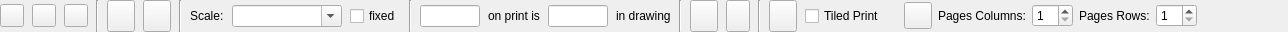
<?xml version="1.0" encoding="UTF-8"?>
<ui version="4.0">
 <class>LC_PrintPreviewOptionsWidget</class>
 <widget class="QWidget" name="LC_PrintPreviewOptionsWidget">
  <property name="geometry">
   <rect>
    <x>0</x>
    <y>0</y>
    <width>1288</width>
    <height>32</height>
   </rect>
  </property>
  <property name="sizePolicy">
   <sizepolicy hsizetype="Maximum" vsizetype="Fixed">
    <horstretch>0</horstretch>
    <verstretch>0</verstretch>
   </sizepolicy>
  </property>
  <property name="windowTitle">
   <string>Print Preview Options</string>
  </property>
  <property name="toolTip">
   <string>Landscape Orientation</string>
  </property>
  <layout class="QHBoxLayout" name="horizontalLayout">
   <property name="spacing">
    <number>8</number>
   </property>
   <property name="leftMargin">
    <number>0</number>
   </property>
   <property name="topMargin">
    <number>0</number>
   </property>
   <property name="rightMargin">
    <number>0</number>
   </property>
   <property name="bottomMargin">
    <number>0</number>
   </property>
   <item>
    <widget class="QToolButton" name="tbLandscape">
     <property name="toolTip">
      <string>Landscape Orientation of paper</string>
     </property>
     <property name="text">
      <string/>
     </property>
     <property name="icon">
      <iconset resource="../../../../res/icons/icons.qrc">
       <normaloff>:/icons/page_landscape.lci</normaloff>:/icons/page_landscape.lci</iconset>
     </property>
     <property name="checkable">
      <bool>true</bool>
     </property>
    </widget>
   </item>
   <item>
    <widget class="QToolButton" name="tbPortait">
     <property name="toolTip">
      <string>Portrait Orientation of paper</string>
     </property>
     <property name="text">
      <string/>
     </property>
     <property name="icon">
      <iconset resource="../../../../res/icons/icons.qrc">
       <normaloff>:/icons/page_portait.lci</normaloff>:/icons/page_portait.lci</iconset>
     </property>
     <property name="checkable">
      <bool>true</bool>
     </property>
    </widget>
   </item>
   <item>
    <widget class="QToolButton" name="tbSettings">
     <property name="toolTip">
      <string>Drawing Settings</string>
     </property>
     <property name="text">
      <string/>
     </property>
     <property name="icon">
      <iconset resource="../../../../res/icons/icons.qrc">
       <normaloff>:/icons/drawing_settings.lci</normaloff>:/icons/drawing_settings.lci</iconset>
     </property>
    </widget>
   </item>
   <item>
    <widget class="Line" name="line_3">
     <property name="orientation">
      <enum>Qt::Orientation::Vertical</enum>
     </property>
    </widget>
   </item>
   <item>
    <widget class="QToolButton" name="bScaleLineWidth">
     <property name="sizePolicy">
      <sizepolicy hsizetype="Fixed" vsizetype="Minimum">
       <horstretch>0</horstretch>
       <verstretch>0</verstretch>
      </sizepolicy>
     </property>
     <property name="toolTip">
      <string>Apply Print Scale to line width</string>
     </property>
     <property name="text">
      <string/>
     </property>
     <property name="icon">
      <iconset resource="../../../../res/icons/icons.qrc">
       <normaloff>:/icons/scaleLineWidth.lci</normaloff>:/icons/scaleLineWidth.lci</iconset>
     </property>
     <property name="iconSize">
      <size>
       <width>20</width>
       <height>20</height>
      </size>
     </property>
     <property name="checkable">
      <bool>true</bool>
     </property>
    </widget>
   </item>
   <item>
    <widget class="QToolButton" name="bBlackWhite">
     <property name="sizePolicy">
      <sizepolicy hsizetype="Fixed" vsizetype="Minimum">
       <horstretch>0</horstretch>
       <verstretch>0</verstretch>
      </sizepolicy>
     </property>
     <property name="toolTip">
      <string>Toggle Black / White mode</string>
     </property>
     <property name="text">
      <string/>
     </property>
     <property name="icon">
      <iconset resource="../../../../res/icons/icons.qrc">
       <normaloff>:/icons/black_n_white_mode.lci</normaloff>:/icons/black_n_white_mode.lci</iconset>
     </property>
     <property name="iconSize">
      <size>
       <width>20</width>
       <height>20</height>
      </size>
     </property>
     <property name="checkable">
      <bool>true</bool>
     </property>
    </widget>
   </item>
   <item>
    <widget class="Line" name="line_2">
     <property name="orientation">
      <enum>Qt::Orientation::Vertical</enum>
     </property>
    </widget>
   </item>
   <item>
    <widget class="QLabel" name="label">
     <property name="text">
      <string>Scale:</string>
     </property>
    </widget>
   </item>
   <item>
    <widget class="QComboBox" name="cbScale">
     <property name="sizePolicy">
      <sizepolicy hsizetype="Maximum" vsizetype="Fixed">
       <horstretch>0</horstretch>
       <verstretch>0</verstretch>
      </sizepolicy>
     </property>
     <property name="minimumSize">
      <size>
       <width>110</width>
       <height>0</height>
      </size>
     </property>
     <property name="toolTip">
      <string>Printed size : drawing size</string>
     </property>
     <property name="editable">
      <bool>true</bool>
     </property>
     <property name="insertPolicy">
      <enum>QComboBox::InsertPolicy::NoInsert</enum>
     </property>
    </widget>
   </item>
   <item>
    <widget class="QCheckBox" name="cFixed">
     <property name="sizePolicy">
      <sizepolicy hsizetype="Preferred" vsizetype="Fixed">
       <horstretch>0</horstretch>
       <verstretch>0</verstretch>
      </sizepolicy>
     </property>
     <property name="minimumSize">
      <size>
       <width>25</width>
       <height>16</height>
      </size>
     </property>
     <property name="maximumSize">
      <size>
       <width>16777215</width>
       <height>16777215</height>
      </size>
     </property>
     <property name="toolTip">
      <string>Print Scale is locked to the current value</string>
     </property>
     <property name="text">
      <string>fixed</string>
     </property>
    </widget>
   </item>
   <item>
    <widget class="Line" name="line_5">
     <property name="orientation">
      <enum>Qt::Orientation::Vertical</enum>
     </property>
    </widget>
   </item>
   <item>
    <widget class="QLineEdit" name="lePrintedUnits">
     <property name="minimumSize">
      <size>
       <width>50</width>
       <height>0</height>
      </size>
     </property>
     <property name="maximumSize">
      <size>
       <width>60</width>
       <height>16777215</height>
      </size>
     </property>
     <property name="toolTip">
      <string>Drawing units</string>
     </property>
    </widget>
   </item>
   <item>
    <widget class="QLabel" name="label_6">
     <property name="text">
      <string>on print is</string>
     </property>
    </widget>
   </item>
   <item>
    <widget class="QLineEdit" name="leDrawingUnits">
     <property name="minimumSize">
      <size>
       <width>0</width>
       <height>0</height>
      </size>
     </property>
     <property name="maximumSize">
      <size>
       <width>60</width>
       <height>16777215</height>
      </size>
     </property>
     <property name="toolTip">
      <string>Printed units</string>
     </property>
    </widget>
   </item>
   <item>
    <widget class="QLabel" name="label_5">
     <property name="text">
      <string>in drawing</string>
     </property>
    </widget>
   </item>
   <item>
    <widget class="Line" name="line_4">
     <property name="orientation">
      <enum>Qt::Orientation::Vertical</enum>
     </property>
    </widget>
   </item>
   <item>
    <widget class="QToolButton" name="bCenter">
     <property name="sizePolicy">
      <sizepolicy hsizetype="Fixed" vsizetype="Minimum">
       <horstretch>0</horstretch>
       <verstretch>0</verstretch>
      </sizepolicy>
     </property>
     <property name="toolTip">
      <string>Page in center of drawing</string>
     </property>
     <property name="text">
      <string/>
     </property>
     <property name="icon">
      <iconset resource="../../../../res/icons/icons.qrc">
       <normaloff>:/icons/center_to_page.lci</normaloff>:/icons/center_to_page.lci</iconset>
     </property>
     <property name="iconSize">
      <size>
       <width>20</width>
       <height>20</height>
      </size>
     </property>
    </widget>
   </item>
   <item>
    <widget class="QToolButton" name="bZoomPage">
     <property name="sizePolicy">
      <sizepolicy hsizetype="Fixed" vsizetype="Minimum">
       <horstretch>0</horstretch>
       <verstretch>0</verstretch>
      </sizepolicy>
     </property>
     <property name="toolTip">
      <string>Zoom to Print Area</string>
     </property>
     <property name="text">
      <string/>
     </property>
     <property name="icon">
      <iconset resource="../../../../res/icons/icons.qrc">
       <normaloff>:/icons/zoom_auto.lci</normaloff>:/icons/zoom_auto.lci</iconset>
     </property>
    </widget>
   </item>
   <item>
    <widget class="Line" name="line">
     <property name="orientation">
      <enum>Qt::Orientation::Vertical</enum>
     </property>
    </widget>
   </item>
   <item>
    <widget class="QToolButton" name="bFit">
     <property name="sizePolicy">
      <sizepolicy hsizetype="Fixed" vsizetype="Minimum">
       <horstretch>0</horstretch>
       <verstretch>0</verstretch>
      </sizepolicy>
     </property>
     <property name="toolTip">
      <string>Fit to 1 Page</string>
     </property>
     <property name="text">
      <string/>
     </property>
     <property name="icon">
      <iconset resource="../../../../res/icons/icons.qrc">
       <normaloff>:/icons/fit_to_page.lci</normaloff>:/icons/fit_to_page.lci</iconset>
     </property>
     <property name="iconSize">
      <size>
       <width>20</width>
       <height>20</height>
      </size>
     </property>
    </widget>
   </item>
   <item>
    <widget class="QCheckBox" name="cbTiledPrint">
     <property name="toolTip">
      <string>If enabled, paper space will include specified amount of pages organized in columns and rows</string>
     </property>
     <property name="text">
      <string>Tiled Print</string>
     </property>
    </widget>
   </item>
   <item>
    <widget class="QWidget" name="wTiledPrint" native="true">
     <layout class="QGridLayout" name="gridLayout">
      <property name="topMargin">
       <number>0</number>
      </property>
      <property name="bottomMargin">
       <number>0</number>
      </property>
      <item row="0" column="4">
       <widget class="QLabel" name="label_3">
        <property name="text">
         <string>Pages Rows:</string>
        </property>
       </widget>
      </item>
      <item row="0" column="3">
       <widget class="QSpinBox" name="sbPagessHorizontal">
        <property name="toolTip">
         <string>Amount of pages columns</string>
        </property>
        <property name="minimum">
         <number>1</number>
        </property>
       </widget>
      </item>
      <item row="0" column="2">
       <widget class="QLabel" name="label_2">
        <property name="text">
         <string>Pages Columns:</string>
        </property>
       </widget>
      </item>
      <item row="0" column="5">
       <widget class="QSpinBox" name="sbPagesVertical">
        <property name="toolTip">
         <string>Amount of pages rows</string>
        </property>
        <property name="minimum">
         <number>1</number>
        </property>
       </widget>
      </item>
      <item row="0" column="0">
       <widget class="QToolButton" name="bCalcPagesNum">
        <property name="sizePolicy">
         <sizepolicy hsizetype="Fixed" vsizetype="Minimum">
          <horstretch>0</horstretch>
          <verstretch>0</verstretch>
         </sizepolicy>
        </property>
        <property name="toolTip">
         <string>Calculate number of pages needed to contain the drawing</string>
        </property>
        <property name="text">
         <string/>
        </property>
        <property name="icon">
         <iconset resource="../../../../res/icons/icons.qrc">
          <normaloff>:/icons/multi_pages.lci</normaloff>:/icons/multi_pages.lci</iconset>
        </property>
        <property name="iconSize">
         <size>
          <width>20</width>
          <height>20</height>
         </size>
        </property>
       </widget>
      </item>
     </layout>
    </widget>
   </item>
   <item>
    <spacer name="horizontalSpacer">
     <property name="orientation">
      <enum>Qt::Orientation::Horizontal</enum>
     </property>
     <property name="sizeHint" stdset="0">
      <size>
       <width>0</width>
       <height>20</height>
      </size>
     </property>
    </spacer>
   </item>
  </layout>
 </widget>
 <layoutdefault spacing="6" margin="11"/>
 <resources>
  <include location="../../../../res/icons/icons.qrc"/>
  <include location="../../../../res/icons/icons.qrc"/>
 </resources>
 <connections/>
</ui>
